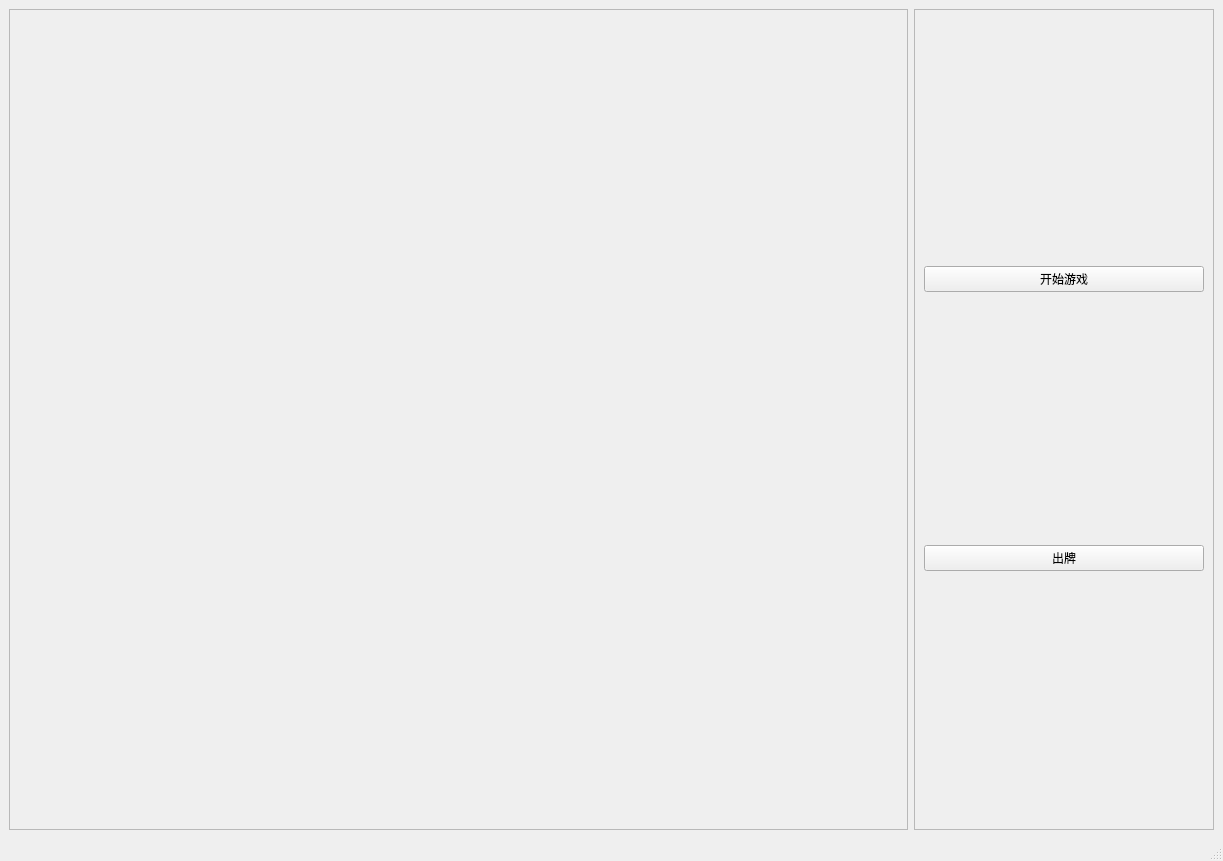
<?xml version="1.0" encoding="UTF-8"?>
<ui version="4.0">
 <class>MainWindow</class>
 <widget class="QMainWindow" name="MainWindow">
  <property name="geometry">
   <rect>
    <x>0</x>
    <y>0</y>
    <width>1223</width>
    <height>861</height>
   </rect>
  </property>
  <property name="windowTitle">
   <string>MainWindow</string>
  </property>
  <widget class="QWidget" name="centralwidget">
   <layout class="QHBoxLayout" name="horizontalLayout">
    <item>
     <widget class="QFrame" name="card_frame">
      <property name="minimumSize">
       <size>
        <width>600</width>
        <height>800</height>
       </size>
      </property>
      <property name="frameShape">
       <enum>QFrame::StyledPanel</enum>
      </property>
      <property name="frameShadow">
       <enum>QFrame::Sunken</enum>
      </property>
     </widget>
    </item>
    <item>
     <widget class="QFrame" name="frame_2">
      <property name="minimumSize">
       <size>
        <width>300</width>
        <height>300</height>
       </size>
      </property>
      <property name="maximumSize">
       <size>
        <width>300</width>
        <height>16777215</height>
       </size>
      </property>
      <property name="frameShape">
       <enum>QFrame::StyledPanel</enum>
      </property>
      <property name="frameShadow">
       <enum>QFrame::Sunken</enum>
      </property>
      <layout class="QVBoxLayout" name="verticalLayout">
       <item>
        <widget class="QPushButton" name="startButton">
         <property name="text">
          <string>开始游戏</string>
         </property>
        </widget>
       </item>
       <item>
        <widget class="QPushButton" name="showButton">
         <property name="text">
          <string>出牌</string>
         </property>
        </widget>
       </item>
      </layout>
     </widget>
    </item>
   </layout>
  </widget>
  <widget class="QMenuBar" name="menubar">
   <property name="geometry">
    <rect>
     <x>0</x>
     <y>0</y>
     <width>1223</width>
     <height>22</height>
    </rect>
   </property>
  </widget>
  <widget class="QStatusBar" name="statusbar"/>
 </widget>
 <resources/>
 <connections/>
</ui>
